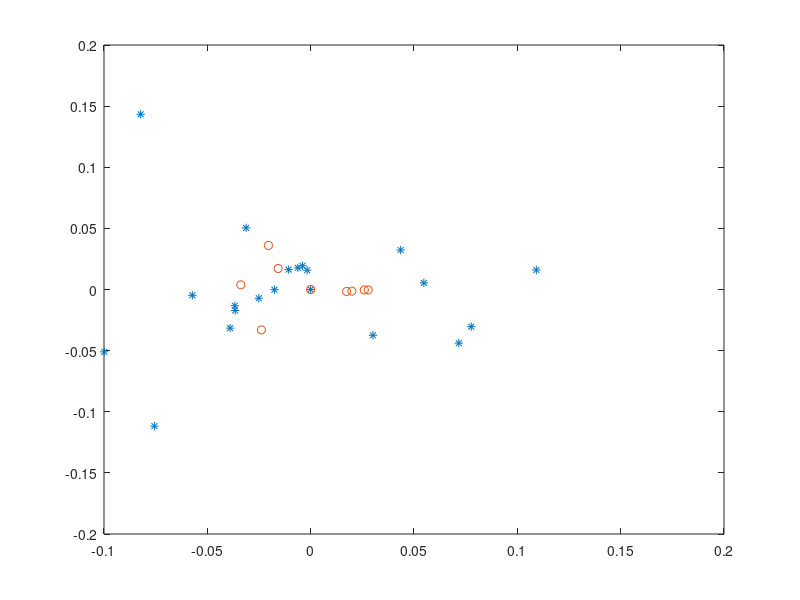

Write MATLAB code to recreate this figure.
clear;
clc;
N = [  49	50	42	18	25	23	25	59	291
83	83	76	60	69	68	69	74	582
61	61	51	32	38	39	39	72	393
60	88	42	41	75	70	61	19	456
78	22	18	19	17	19	14	80	267
26	11	13	17	13	11	13	29	133
64	64	56	34	45	42	46	68	419
88	79	85	64	45	46	37	41	485
24	21	12	10	13	12	13	85	190
7	61	12	11	53	50	48	54	296
83	87	85	79	83	82	80	90	669
45	77	36	16	65	69	76	89	473
88	92	87	60	70	67	67	81	612
12	4	13	38	5	6	8	7	93
50	62	69	43	49	51	61	60	445
38	41	27	11	16	18	17	49	217
36	30	24	16	19	19	17	40	201
3	35	9	8	28	25	21	4	133
43	87	29	32	82	80	43	40	436
12	91	27	16	84	81	72	67	450
950	1146	813	625	894	878	827	1108	7241
];

[I J] = size(N)  
 
%  [L K] = size(N) 
 n = sum(sum(N)) % total
 % ------------ tableau des frequences
 freq = N./n
 %  -----------  distribution marginale
 nj = sum(N) % les  colonnes
 ni = sum(N')  % les lignes
 % ------------
 DI = diag(ni)
 DJ = diag(nj)
 % profil lignes et profil colonnes
 XI = DI^-1 * N
 XJ = (DJ^-1)' * N'
 
 RIJ = DI^(-1) * N
 CIJ = N*DJ^(-1)
 % -------- metrique de khi2
 MI = n * DJ^-1
 MJ = n * DI^-1
 % matrice variance covariance
 VI = XI' * (1/n * DI) * XI
 VJ = XJ' * (1/n * DJ) * XJ
 %
 MIVI = MI * VI
 MJVJ = MJ * VJ
 %
 [vect_I val_I] = eig(MIVI)
 [vect_J val_J] = eig(MJVJ)
 %
 %Variabilidad explicada para las filas
 val_I2=diag(val_I);
 var_I=val_I2(2:length(val_I2));
 var_I=var_I/sum(var_I)*100;
 explicacion_filas=[val_I2(2:length(val_I2)) var_I cumsum(var_I)]
 %Variabilidad explicada para las columnas
 val_J2=diag(val_J);
 var_J=val_J2(2:length(val_J2));
 var_J=var_J/sum(var_J)*100;
 explicacion_columnas=[val_J2(2:length(val_J2)) var_J cumsum(var_J)]
% 
 c = XI * vect_I
 d = XJ * vect_J
 %
 figure
 plot(c(:,2),c(:,3),'*')%coordone ligne
 hold on
 plot(d(:,2),d(:,3),'o')%coordonne colonne